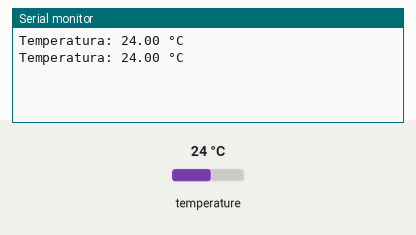
Bench run of a sketch on a simulated Arduino Uno, built with avr-gcc and run on an emulated ATmega328P. On the bench: the last lines printed to the serial monitor. The inputs (shaded band) are chosen by the test bench; at power-on: temperature 24 °C.

Above: at 3.3 s.
3.4 s: temperature set to 12 °C
At 4.9 s:
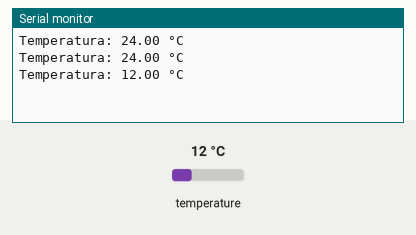
5.9 s: temperature set to 19 °C
At 7.4 s:
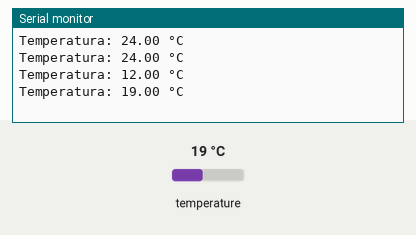
Timing chart, 0 to 8.9 s (numbered marks = the images above; inputs shaded):
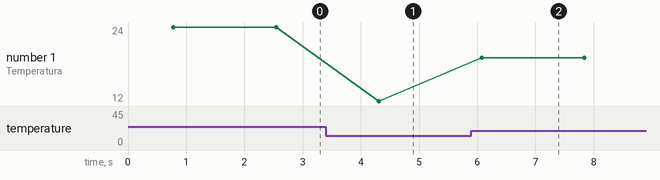

Measured:
- after the input at 3.4 s, the serial monitor: prints a new line after 0.91 s (image 1)
- after the input at 5.9 s, the serial monitor: prints a new line after 0.17 s (image 2)
- plotted number 1: 24 → 12 after the input at 3.4 s, 12 → 19 after the input at 5.9 s

The sketch:

temp.ino
```cpp
#include <OneWire.h>
#include <DallasTemperature.h>

#define ONE_WIRE_BUS A0

OneWire oneWire(ONE_WIRE_BUS);
DallasTemperature sensors(&oneWire);

void setup() {
  Serial.begin(9600);
  sensors.begin();
}

void loop() {
  sensors.requestTemperatures();

  float tempC = sensors.getTempCByIndex(0);

  Serial.print("Temperatura: ");
  Serial.print(tempC);
  Serial.println(" °C");

  delay(1000);
}
```
